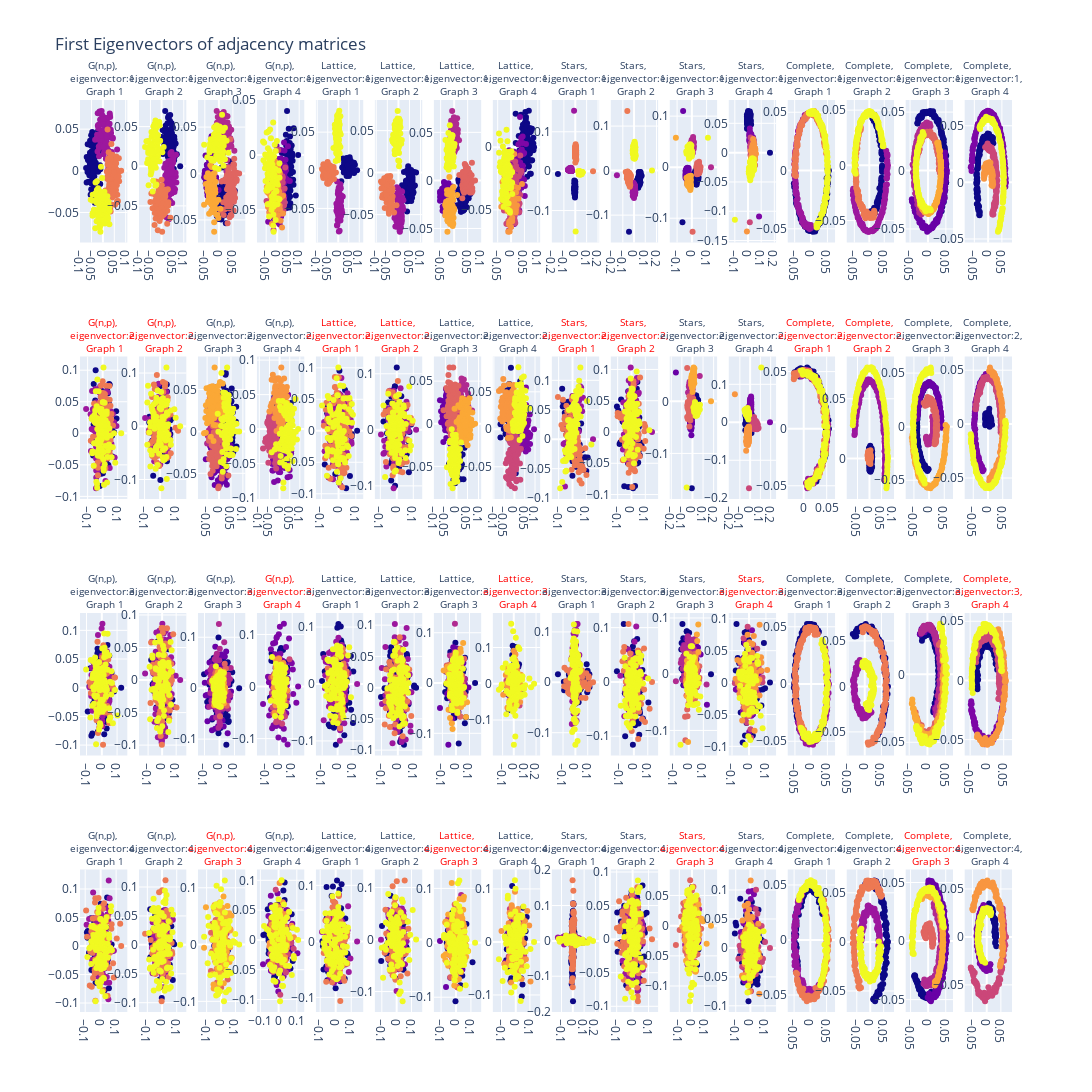

Notebook source saved alongside this figure:
### Code cell
# plot first 4 eigenvectors for each graph (4 x 4 subplots)
num_cols = 16
num_rows = 4
num_eigenvectors = 4
num_graphs = 4


subplot_titles =[]

for eigenvector_number in range(num_eigenvectors):
    for i, graph_cluster_type in enumerate(cluster_names):
        for graph_number in range(num_graphs):
            subplot_titles.append(f'{graph_cluster_type}, <br> eigenvector:{eigenvector_number+1}, <br> Graph {graph_number+1}')

fig = make_subplots(rows=num_rows, cols=num_cols, subplot_titles=(subplot_titles),column_widths=[20]*num_cols, row_heights=[20]*num_rows)
fig.update_annotations(dict(font=dict(size=10)))
fig.update_layout(height=1800, width=2200, title_text=f"First Eigenvectors of adjacency matrices", showlegend=False)
for i, graph_cluster_type in enumerate(cluster_names):
    for eigenvector_number in range(num_eigenvectors):
        for graph_number in range(num_graphs):
            eigenvector = eigenvectors_dict[graph_cluster_type][graph_number][:,eigenvector_number]
            fig.add_trace(go.Scatter(x=np.real(eigenvector), y=np.imag(eigenvector), mode='markers', marker=dict(color=cluster_colors[graph_number])), row=eigenvector_number+1, col=num_rows*i+1+graph_number)
            # make subtitle red
            g_and_evec = (graph_number, eigenvector_number)
            if g_and_evec in cluster_expansions:
                fig['layout']['annotations'][(eigenvector_number)*num_cols + num_rows*i+graph_number].update(dict(font=dict(color='red')))
fig.show()

### Figure 1 — Plotly figure (JSON) as saved in the notebook; plotly's stock layout.template omitted (floating-point values rounded to 4 significant figures; data arrays with more than 128 entries replaced by an {"elided": "..."} marker saying what was removed)
{"data": [{"marker": {"color": {"elided": "400 int values"}}, "mode": "markers", "type": "scatter", "x": {"elided": "400 float values"}, "xaxis": "x", "y": {"elided": "400 float values"}, "yaxis": "y"}, {"marker": {"color": {"elided": "400 int values"}}, "mode": "markers", "type": "scatter", "x": {"elided": "400 float values"}, "xaxis": "x2", "y": {"elided": "400 float values"}, "yaxis": "y2"}, {"marker": {"color": {"elided": "600 int values"}}, "mode": "markers", "type": "scatter", "x": {"elided": "600 float values"}, "xaxis": "x3", "y": {"elided": "600 float values"}, "yaxis": "y3"}, {"marker": {"color": {"elided": "500 int values"}}, "mode": "markers", "type": "scatter", "x": {"elided": "500 float values"}, "xaxis": "x4", "y": {"elided": "500 float values"}, "yaxis": "y4"}, {"marker": {"color": {"elided": "400 int values"}}, "mode": "markers", "type": "scatter", "x": {"elided": "400 float values"}, "xaxis": "x17", "y": {"elided": "400 float values"}, "yaxis": "y17"}, {"marker": {"color": {"elided": "400 int values"}}, "mode": "markers", "type": "scatter", "x": {"elided": "400 float values"}, "xaxis": "x18", "y": {"elided": "400 float values"}, "yaxis": "y18"}, {"marker": {"color": {"elided": "600 int values"}}, "mode": "markers", "type": "scatter", "x": {"elided": "600 float values"}, "xaxis": "x19", "y": {"elided": "600 float values"}, "yaxis": "y19"}, {"marker": {"color": {"elided": "500 int values"}}, "mode": "markers", "type": "scatter", "x": {"elided": "500 float values"}, "xaxis": "x20", "y": {"elided": "500 float values"}, "yaxis": "y20"}, {"marker": {"color": {"elided": "400 int values"}}, "mode": "markers", "type": "scatter", "x": {"elided": "400 float values"}, "xaxis": "x33", "y": {"elided": "400 float values"}, "yaxis": "y33"}, {"marker": {"color": {"elided": "400 int values"}}, "mode": "markers", "type": "scatter", "x": {"elided": "400 float values"}, "xaxis": "x34", "y": {"elided": "400 float values"}, "yaxis": "y34"}, {"marker": {"color": {"elided": "600 int values"}}, "mode": "markers", "type": "scatter", "x": {"elided": "600 float values"}, "xaxis": "x35", "y": {"elided": "600 float values"}, "yaxis": "y35"}, {"marker": {"color": {"elided": "500 int values"}}, "mode": "markers", "type": "scatter", "x": {"elided": "500 float values"}, "xaxis": "x36", "y": {"elided": "500 float values"}, "yaxis": "y36"}, {"marker": {"color": {"elided": "400 int values"}}, "mode": "markers", "type": "scatter", "x": {"elided": "400 float values"}, "xaxis": "x49", "y": {"elided": "400 float values"}, "yaxis": "y49"}, {"marker": {"color": {"elided": "400 int values"}}, "mode": "markers", "type": "scatter", "x": {"elided": "400 float values"}, "xaxis": "x50", "y": {"elided": "400 float values"}, "yaxis": "y50"}, {"marker": {"color": {"elided": "600 int values"}}, "mode": "markers", "type": "scatter", "x": {"elided": "600 float values"}, "xaxis": "x51", "y": {"elided": "600 float values"}, "yaxis": "y51"}, {"marker": {"color": {"elided": "500 int values"}}, "mode": "markers", "type": "scatter", "x": {"elided": "500 float values"}, "xaxis": "x52", "y": {"elided": "500 float values"}, "yaxis": "y52"}, {"marker": {"color": {"elided": "400 int values"}}, "mode": "markers", "type": "scatter", "x": {"elided": "400 float values"}, "xaxis": "x5", "y": {"elided": "400 float values"}, "yaxis": "y5"}, {"marker": {"color": {"elided": "400 int values"}}, "mode": "markers", "type": "scatter", "x": {"elided": "400 float values"}, "xaxis": "x6", "y": {"elided": "400 float values"}, "yaxis": "y6"}, {"marker": {"color": {"elided": "600 int values"}}, "mode": "markers", "type": "scatter", "x": {"elided": "600 float values"}, "xaxis": "x7", "y": {"elided": "600 float values"}, "yaxis": "y7"}, {"marker": {"color": {"elided": "500 int values"}}, "mode": "markers", "type": "scatter", "x": {"elided": "500 float values"}, "xaxis": "x8", "y": {"elided": "500 float values"}, "yaxis": "y8"}, {"marker": {"color": {"elided": "400 int values"}}, "mode": "markers", "type": "scatter", "x": {"elided": "400 float values"}, "xaxis": "x21", "y": {"elided": "400 float values"}, "yaxis": "y21"}, {"marker": {"color": {"elided": "400 int values"}}, "mode": "markers", "type": "scatter", "x": {"elided": "400 float values"}, "xaxis": "x22", "y": {"elided": "400 float values"}, "yaxis": "y22"}, {"marker": {"color": {"elided": "600 int values"}}, "mode": "markers", "type": "scatter", "x": {"elided": "600 float values"}, "xaxis": "x23", "y": {"elided": "600 float values"}, "yaxis": "y23"}, {"marker": {"color": {"elided": "500 int values"}}, "mode": "markers", "type": "scatter", "x": {"elided": "500 float values"}, "xaxis": "x24", "y": {"elided": "500 float values"}, "yaxis": "y24"}, {"marker": {"color": {"elided": "400 int values"}}, "mode": "markers", "type": "scatter", "x": {"elided": "400 float values"}, "xaxis": "x37", "y": {"elided": "400 float values"}, "yaxis": "y37"}, {"marker": {"color": {"elided": "400 int values"}}, "mode": "markers", "type": "scatter", "x": {"elided": "400 float values"}, "xaxis": "x38", "y": {"elided": "400 float values"}, "yaxis": "y38"}, {"marker": {"color": {"elided": "600 int values"}}, "mode": "markers", "type": "scatter", "x": {"elided": "600 float values"}, "xaxis": "x39", "y": {"elided": "600 float values"}, "yaxis": "y39"}, {"marker": {"color": {"elided": "500 int values"}}, "mode": "markers", "type": "scatter", "x": {"elided": "500 float values"}, "xaxis": "x40", "y": {"elided": "500 float values"}, "yaxis": "y40"}, {"marker": {"color": {"elided": "400 int values"}}, "mode": "markers", "type": "scatter", "x": {"elided": "400 float values"}, "xaxis": "x53", "y": {"elided": "400 float values"}, "yaxis": "y53"}, {"marker": {"color": {"elided": "400 int values"}}, "mode": "markers", "type": "scatter", "x": {"elided": "400 float values"}, "xaxis": "x54", "y": {"elided": "400 float values"}, "yaxis": "y54"}, {"marker": {"color": {"elided": "600 int values"}}, "mode": "markers", "type": "scatter", "x": {"elided": "600 float values"}, "xaxis": "x55", "y": {"elided": "600 float values"}, "yaxis": "y55"}, {"marker": {"color": {"elided": "500 int values"}}, "mode": "markers", "type": "scatter", "x": {"elided": "500 float values"}, "xaxis": "x56", "y": {"elided": "500 float values"}, "yaxis": "y56"}, {"marker": {"color": {"elided": "400 int values"}}, "mode": "markers", "type": "scatter", "x": {"elided": "400 float values"}, "xaxis": "x9", "y": {"elided": "400 float values"}, "yaxis": "y9"}, {"marker": {"color": {"elided": "400 int values"}}, "mode": "markers", "type": "scatter", "x": {"elided": "400 float values"}, "xaxis": "x10", "y": {"elided": "400 float values"}, "yaxis": "y10"}, {"marker": {"color": {"elided": "600 int values"}}, "mode": "markers", "type": "scatter", "x": {"elided": "600 float values"}, "xaxis": "x11", "y": {"elided": "600 float values"}, "yaxis": "y11"}, {"marker": {"color": {"elided": "500 int values"}}, "mode": "markers", "type": "scatter", "x": {"elided": "500 float values"}, "xaxis": "x12", "y": {"elided": "500 float values"}, "yaxis": "y12"}, {"marker": {"color": {"elided": "400 int values"}}, "mode": "markers", "type": "scatter", "x": {"elided": "400 float values"}, "xaxis": "x25", "y": {"elided": "400 float values"}, "yaxis": "y25"}, {"marker": {"color": {"elided": "400 int values"}}, "mode": "markers", "type": "scatter", "x": {"elided": "400 float values"}, "xaxis": "x26", "y": {"elided": "400 float values"}, "yaxis": "y26"}, {"marker": {"color": {"elided": "600 int values"}}, "mode": "markers", "type": "scatter", "x": {"elided": "600 float values"}, "xaxis": "x27", "y": {"elided": "600 float values"}, "yaxis": "y27"}, {"marker": {"color": {"elided": "500 int values"}}, "mode": "markers", "type": "scatter", "x": {"elided": "500 float values"}, "xaxis": "x28", "y": {"elided": "500 float values"}, "yaxis": "y28"}, {"marker": {"color": {"elided": "400 int values"}}, "mode": "markers", "type": "scatter", "x": {"elided": "400 float values"}, "xaxis": "x41", "y": {"elided": "400 float values"}, "yaxis": "y41"}, {"marker": {"color": {"elided": "400 int values"}}, "mode": "markers", "type": "scatter", "x": {"elided": "400 float values"}, "xaxis": "x42", "y": {"elided": "400 float values"}, "yaxis": "y42"}, {"marker": {"color": {"elided": "600 int values"}}, "mode": "markers", "type": "scatter", "x": {"elided": "600 float values"}, "xaxis": "x43", "y": {"elided": "600 float values"}, "yaxis": "y43"}, {"marker": {"color": {"elided": "500 int values"}}, "mode": "markers", "type": "scatter", "x": {"elided": "500 float values"}, "xaxis": "x44", "y": {"elided": "500 float values"}, "yaxis": "y44"}, {"marker": {"color": {"elided": "400 int values"}}, "mode": "markers", "type": "scatter", "x": {"elided": "400 float values"}, "xaxis": "x57", "y": {"elided": "400 float values"}, "yaxis": "y57"}, {"marker": {"color": {"elided": "400 int values"}}, "mode": "markers", "type": "scatter", "x": {"elided": "400 float values"}, "xaxis": "x58", "y": {"elided": "400 float values"}, "yaxis": "y58"}, {"marker": {"color": {"elided": "600 int values"}}, "mode": "markers", "type": "scatter", "x": {"elided": "600 float values"}, "xaxis": "x59", "y": {"elided": "600 float values"}, "yaxis": "y59"}, {"marker": {"color": {"elided": "500 int values"}}, "mode": "markers", "type": "scatter", "x": {"elided": "500 float values"}, "xaxis": "x60", "y": {"elided": "500 float values"}, "yaxis": "y60"}, {"marker": {"color": {"elided": "400 int values"}}, "mode": "markers", "type": "scatter", "x": {"elided": "400 float values"}, "xaxis": "x13", "y": {"elided": "400 float values"}, "yaxis": "y13"}, {"marker": {"color": {"elided": "400 int values"}}, "mode": "markers", "type": "scatter", "x": {"elided": "400 float values"}, "xaxis": "x14", "y": {"elided": "400 float values"}, "yaxis": "y14"}, {"marker": {"color": {"elided": "600 int values"}}, "mode": "markers", "type": "scatter", "x": {"elided": "600 float values"}, "xaxis": "x15", "y": {"elided": "600 float values"}, "yaxis": "y15"}, {"marker": {"color": {"elided": "500 int values"}}, "mode": "markers", "type": "scatter", "x": {"elided": "500 float values"}, "xaxis": "x16", "y": {"elided": "500 float values"}, "yaxis": "y16"}, {"marker": {"color": {"elided": "400 int values"}}, "mode": "markers", "type": "scatter", "x": {"elided": "400 float values"}, "xaxis": "x29", "y": {"elided": "400 float values"}, "yaxis": "y29"}, {"marker": {"color": {"elided": "400 int values"}}, "mode": "markers", "type": "scatter", "x": {"elided": "400 float values"}, "xaxis": "x30", "y": {"elided": "400 float values"}, "yaxis": "y30"}, {"marker": {"color": {"elided": "600 int values"}}, "mode": "markers", "type": "scatter", "x": {"elided": "600 float values"}, "xaxis": "x31", "y": {"elided": "600 float values"}, "yaxis": "y31"}, {"marker": {"color": {"elided": "500 int values"}}, "mode": "markers", "type": "scatter", "x": {"elided": "500 float values"}, "xaxis": "x32", "y": {"elided": "500 float values"}, "yaxis": "y32"}, {"marker": {"color": {"elided": "400 int values"}}, "mode": "markers", "type": "scatter", "x": {"elided": "400 float values"}, "xaxis": "x45", "y": {"elided": "400 float values"}, "yaxis": "y45"}, {"marker": {"color": {"elided": "400 int values"}}, "mode": "markers", "type": "scatter", "x": {"elided": "400 float values"}, "xaxis": "x46", "y": {"elided": "400 float values"}, "yaxis": "y46"}, {"marker": {"color": {"elided": "600 int values"}}, "mode": "markers", "type": "scatter", "x": {"elided": "600 float values"}, "xaxis": "x47", "y": {"elided": "600 float values"}, "yaxis": "y47"}, {"marker": {"color": {"elided": "500 int values"}}, "mode": "markers", "type": "scatter", "x": {"elided": "500 float values"}, "xaxis": "x48", "y": {"elided": "500 float values"}, "yaxis": "y48"}, {"marker": {"color": {"elided": "400 int values"}}, "mode": "markers", "type": "scatter", "x": {"elided": "400 float values"}, "xaxis": "x61", "y": {"elided": "400 float values"}, "yaxis": "y61"}, {"marker": {"color": {"elided": "400 int values"}}, "mode": "markers", "type": "scatter", "x": {"elided": "400 float values"}, "xaxis": "x62", "y": {"elided": "400 float values"}, "yaxis": "y62"}, {"marker": {"color": {"elided": "600 int values"}}, "mode": "markers", "type": "scatter", "x": {"elided": "600 float values"}, "xaxis": "x63", "y": {"elided": "600 float values"}, "yaxis": "y63"}, {"marker": {"color": {"elided": "500 int values"}}, "mode": "markers", "type": "scatter", "x": {"elided": "500 float values"}, "xaxis": "x64", "y": {"elided": "500 float values"}, "yaxis": "y64"}], "layout": {"annotations": [{"font": {"size": 10}, "showarrow": false, "text": "G(n,p), <br> eigenvector:1, <br> Graph 1", "x": 0.02539, "xanchor": "center", "xref": "paper", "y": 1, "yanchor": "bottom", "yref": "paper"}, {"font": {"size": 10}, "showarrow": false, "text": "G(n,p), <br> eigenvector:1, <br> Graph 2", "x": 0.08867, "xanchor": "center", "xref": "paper", "y": 1, "yanchor": "bottom", "yref": "paper"}, {"font": {"size": 10}, "showarrow": false, "text": "G(n,p), <br> eigenvector:1, <br> Graph 3", "x": 0.152, "xanchor": "center", "xref": "paper", "y": 1, "yanchor": "bottom", "yref": "paper"}, {"font": {"size": 10}, "showarrow": false, "text": "G(n,p), <br> eigenvector:1, <br> Graph 4", "x": 0.2152, "xanchor": "center", "xref": "paper", "y": 1, "yanchor": "bottom", "yref": "paper"}, {"font": {"size": 10}, "showarrow": false, "text": "Lattice, <br> eigenvector:1, <br> Graph 1", "x": 0.2785, "xanchor": "center", "xref": "paper", "y": 1, "yanchor": "bottom", "yref": "paper"}, {"font": {"size": 10}, "showarrow": false, "text": "Lattice, <br> eigenvector:1, <br> Graph 2", "x": 0.3418, "xanchor": "center", "xref": "paper", "y": 1, "yanchor": "bottom", "yref": "paper"}, {"font": {"size": 10}, "showarrow": false, "text": "Lattice, <br> eigenvector:1, <br> Graph 3", "x": 0.4051, "xanchor": "center", "xref": "paper", "y": 1, "yanchor": "bottom", "yref": "paper"}, {"font": {"size": 10}, "showarrow": false, "text": "Lattice, <br> eigenvector:1, <br> Graph 4", "x": 0.4684, "xanchor": "center", "xref": "paper", "y": 1, "yanchor": "bottom", "yref": "paper"}, {"font": {"size": 10}, "showarrow": false, "text": "Stars, <br> eigenvector:1, <br> Graph 1", "x": 0.5316, "xanchor": "center", "xref": "paper", "y": 1, "yanchor": "bottom", "yref": "paper"}, {"font": {"size": 10}, "showarrow": false, "text": "Stars, <br> eigenvector:1, <br> Graph 2", "x": 0.5949, "xanchor": "center", "xref": "paper", "y": 1, "yanchor": "bottom", "yref": "paper"}, {"font": {"size": 10}, "showarrow": false, "text": "Stars, <br> eigenvector:1, <br> Graph 3", "x": 0.6582, "xanchor": "center", "xref": "paper", "y": 1, "yanchor": "bottom", "yref": "paper"}, {"font": {"size": 10}, "showarrow": false, "text": "Stars, <br> eigenvector:1, <br> Graph 4", "x": 0.7215, "xanchor": "center", "xref": "paper", "y": 1, "yanchor": "bottom", "yref": "paper"}, {"font": {"size": 10}, "showarrow": false, "text": "Complete, <br> eigenvector:1, <br> Graph 1", "x": 0.7848, "xanchor": "center", "xref": "paper", "y": 1, "yanchor": "bottom", "yref": "paper"}, {"font": {"size": 10}, "showarrow": false, "text": "Complete, <br> eigenvector:1, <br> Graph 2", "x": 0.848, "xanchor": "center", "xref": "paper", "y": 1, "yanchor": "bottom", "yref": "paper"}, {"font": {"size": 10}, "showarrow": false, "text": "Complete, <br> eigenvector:1, <br> Graph 3", "x": 0.9113, "xanchor": "center", "xref": "paper", "y": 1, "yanchor": "bottom", "yref": "paper"}, {"font": {"size": 10}, "showarrow": false, "text": "Complete, <br> eigenvector:1, <br> Graph 4", "x": 0.9746, "xanchor": "center", "xref": "paper", "y": 1, "yanchor": "bottom", "yref": "paper"}, {"font": {"color": "red", "size": 10}, "showarrow": false, "text": "G(n,p), <br> eigenvector:2, <br> Graph 1", "x": 0.02539, "xanchor": "center", "xref": "paper", "y": 0.7188, "yanchor": "bottom", "yref": "paper"}, {"font": {"color": "red", "size": 10}, "showarrow": false, "text": "G(n,p), <br> eigenvector:2, <br> Graph 2", "x": 0.08867, "xanchor": "center", "xref": "paper", "y": 0.7188, "yanchor": "bottom", "yref": "paper"}, {"font": {"size": 10}, "showarrow": false, "text": "G(n,p), <br> eigenvector:2, <br> Graph 3", "x": 0.152, "xanchor": "center", "xref": "paper", "y": 0.7188, "yanchor": "bottom", "yref": "paper"}, {"font": {"size": 10}, "showarrow": false, "text": "G(n,p), <br> eigenvector:2, <br> Graph 4", "x": 0.2152, "xanchor": "center", "xref": "paper", "y": 0.7188, "yanchor": "bottom", "yref": "paper"}, {"font": {"color": "red", "size": 10}, "showarrow": false, "text": "Lattice, <br> eigenvector:2, <br> Graph 1", "x": 0.2785, "xanchor": "center", "xref": "paper", "y": 0.7188, "yanchor": "bottom", "yref": "paper"}, {"font": {"color": "red", "size": 10}, "showarrow": false, "text": "Lattice, <br> eigenvector:2, <br> Graph 2", "x": 0.3418, "xanchor": "center", "xref": "paper", "y": 0.7188, "yanchor": "bottom", "yref": "paper"}, {"font": {"size": 10}, "showarrow": false, "text": "Lattice, <br> eigenvector:2, <br> Graph 3", "x": 0.4051, "xanchor": "center", "xref": "paper", "y": 0.7188, "yanchor": "bottom", "yref": "paper"}, {"font": {"size": 10}, "showarrow": false, "text": "Lattice, <br> eigenvector:2, <br> Graph 4", "x": 0.4684, "xanchor": "center", "xref": "paper", "y": 0.7188, "yanchor": "bottom", "yref": "paper"}, {"font": {"color": "red", "size": 10}, "showarrow": false, "text": "Stars, <br> eigenvector:2, <br> Graph 1", "x": 0.5316, "xanchor": "center", "xref": "paper", "y": 0.7188, "yanchor": "bottom", "yref": "paper"}, {"font": {"color": "red", "size": 10}, "showarrow": false, "text": "Stars, <br> eigenvector:2, <br> Graph 2", "x": 0.5949, "xanchor": "center", "xref": "paper", "y": 0.7188, "yanchor": "bottom", "yref": "paper"}, {"font": {"size": 10}, "showarrow": false, "text": "Stars, <br> eigenvector:2, <br> Graph 3", "x": 0.6582, "xanchor": "center", "xref": "paper", "y": 0.7188, "yanchor": "bottom", "yref": "paper"}, {"font": {"size": 10}, "showarrow": false, "text": "Stars, <br> eigenvector:2, <br> Graph 4", "x": 0.7215, "xanchor": "center", "xref": "paper", "y": 0.7188, "yanchor": "bottom", "yref": "paper"}, {"font": {"color": "red", "size": 10}, "showarrow": false, "text": "Complete, <br> eigenvector:2, <br> Graph 1", "x": 0.7848, "xanchor": "center", "xref": "paper", "y": 0.7188, "yanchor": "bottom", "yref": "paper"}, {"font": {"color": "red", "size": 10}, "showarrow": false, "text": "Complete, <br> eigenvector:2, <br> Graph 2", "x": 0.848, "xanchor": "center", "xref": "paper", "y": 0.7188, "yanchor": "bottom", "yref": "paper"}, {"font": {"size": 10}, "showarrow": false, "text": "Complete, <br> eigenvector:2, <br> Graph 3", "x": 0.9113, "xanchor": "center", "xref": "paper", "y": 0.7188, "yanchor": "bottom", "yref": "paper"}, {"font": {"size": 10}, "showarrow": false, "text": "Complete, <br> eigenvector:2, <br> Graph 4", "x": 0.9746, "xanchor": "center", "xref": "paper", "y": 0.7188, "yanchor": "bottom", "yref": "paper"}, {"font": {"size": 10}, "showarrow": false, "text": "G(n,p), <br> eigenvector:3, <br> Graph 1", "x": 0.02539, "xanchor": "center", "xref": "paper", "y": 0.4375, "yanchor": "bottom", "yref": "paper"}, {"font": {"size": 10}, "showarrow": false, "text": "G(n,p), <br> eigenvector:3, <br> Graph 2", "x": 0.08867, "xanchor": "center", "xref": "paper", "y": 0.4375, "yanchor": "bottom", "yref": "paper"}, {"font": {"size": 10}, "showarrow": false, "text": "G(n,p), <br> eigenvector:3, <br> Graph 3", "x": 0.152, "xanchor": "center", "xref": "paper", "y": 0.4375, "yanchor": "bottom", "yref": "paper"}, {"font": {"color": "red", "size": 10}, "showarrow": false, "text": "G(n,p), <br> eigenvector:3, <br> Graph 4", "x": 0.2152, "xanchor": "center", "xref": "paper", "y": 0.4375, "yanchor": "bottom", "yref": "paper"}, {"font": {"size": 10}, "showarrow": false, "text": "Lattice, <br> eigenvector:3, <br> Graph 1", "x": 0.2785, "xanchor": "center", "xref": "paper", "y": 0.4375, "yanchor": "bottom", "yref": "paper"}, {"font": {"size": 10}, "showarrow": false, "text": "Lattice, <br> eigenvector:3, <br> Graph 2", "x": 0.3418, "xanchor": "center", "xref": "paper", "y": 0.4375, "yanchor": "bottom", "yref": "paper"}, {"font": {"size": 10}, "showarrow": false, "text": "Lattice, <br> eigenvector:3, <br> Graph 3", "x": 0.4051, "xanchor": "center", "xref": "paper", "y": 0.4375, "yanchor": "bottom", "yref": "paper"}, {"font": {"color": "red", "size": 10}, "showarrow": false, "text": "Lattice, <br> eigenvector:3, <br> Graph 4", "x": 0.4684, "xanchor": "center", "xref": "paper", "y": 0.4375, "yanchor": "bottom", "yref": "paper"}, {"font": {"size": 10}, "showarrow": false, "text": "Stars, <br> eigenvector:3, <br> Graph 1", "x": 0.5316, "xanchor": "center", "xref": "paper", "y": 0.4375, "yanchor": "bottom", "yref": "paper"}, {"font": {"size": 10}, "showarrow": false, "text": "Stars, <br> eigenvector:3, <br> Graph 2", "x": 0.5949, "xanchor": "center", "xref": "paper", "y": 0.4375, "yanchor": "bottom", "yref": "paper"}, {"font": {"size": 10}, "showarrow": false, "text": "Stars, <br> eigenvector:3, <br> Graph 3", "x": 0.6582, "xanchor": "center", "xref": "paper", "y": 0.4375, "yanchor": "bottom", "yref": "paper"}, {"font": {"color": "red", "size": 10}, "showarrow": false, "text": "Stars, <br> eigenvector:3, <br> Graph 4", "x": 0.7215, "xanchor": "center", "xref": "paper", "y": 0.4375, "yanchor": "bottom", "yref": "paper"}, {"font": {"size": 10}, "showarrow": false, "text": "Complete, <br> eigenvector:3, <br> Graph 1", "x": 0.7848, "xanchor": "center", "xref": "paper", "y": 0.4375, "yanchor": "bottom", "yref": "paper"}, {"font": {"size": 10}, "showarrow": false, "text": "Complete, <br> eigenvector:3, <br> Graph 2", "x": 0.848, "xanchor": "center", "xref": "paper", "y": 0.4375, "yanchor": "bottom", "yref": "paper"}, {"font": {"size": 10}, "showarrow": false, "text": "Complete, <br> eigenvector:3, <br> Graph 3", "x": 0.9113, "xanchor": "center", "xref": "paper", "y": 0.4375, "yanchor": "bottom", "yref": "paper"}, {"font": {"color": "red", "size": 10}, "showarrow": false, "text": "Complete, <br> eigenvector:3, <br> Graph 4", "x": 0.9746, "xanchor": "center", "xref": "paper", "y": 0.4375, "yanchor": "bottom", "yref": "paper"}, {"font": {"size": 10}, "showarrow": false, "text": "G(n,p), <br> eigenvector:4, <br> Graph 1", "x": 0.02539, "xanchor": "center", "xref": "paper", "y": 0.1562, "yanchor": "bottom", "yref": "paper"}, {"font": {"size": 10}, "showarrow": false, "text": "G(n,p), <br> eigenvector:4, <br> Graph 2", "x": 0.08867, "xanchor": "center", "xref": "paper", "y": 0.1562, "yanchor": "bottom", "yref": "paper"}, {"font": {"color": "red", "size": 10}, "showarrow": false, "text": "G(n,p), <br> eigenvector:4, <br> Graph 3", "x": 0.152, "xanchor": "center", "xref": "paper", "y": 0.1562, "yanchor": "bottom", "yref": "paper"}, {"font": {"size": 10}, "showarrow": false, "text": "G(n,p), <br> eigenvector:4, <br> Graph 4", "x": 0.2152, "xanchor": "center", "xref": "paper", "y": 0.1562, "yanchor": "bottom", "yref": "paper"}, {"font": {"size": 10}, "showarrow": false, "text": "Lattice, <br> eigenvector:4, <br> Graph 1", "x": 0.2785, "xanchor": "center", "xref": "paper", "y": 0.1562, "yanchor": "bottom", "yref": "paper"}, {"font": {"size": 10}, "showarrow": false, "text": "Lattice, <br> eigenvector:4, <br> Graph 2", "x": 0.3418, "xanchor": "center", "xref": "paper", "y": 0.1562, "yanchor": "bottom", "yref": "paper"}, {"font": {"color": "red", "size": 10}, "showarrow": false, "text": "Lattice, <br> eigenvector:4, <br> Graph 3", "x": 0.4051, "xanchor": "center", "xref": "paper", "y": 0.1562, "yanchor": "bottom", "yref": "paper"}, {"font": {"size": 10}, "showarrow": false, "text": "Lattice, <br> eigenvector:4, <br> Graph 4", "x": 0.4684, "xanchor": "center", "xref": "paper", "y": 0.1562, "yanchor": "bottom", "yref": "paper"}, {"font": {"size": 10}, "showarrow": false, "text": "Stars, <br> eigenvector:4, <br> Graph 1", "x": 0.5316, "xanchor": "center", "xref": "paper", "y": 0.1562, "yanchor": "bottom", "yref": "paper"}, {"font": {"size": 10}, "showarrow": false, "text": "Stars, <br> eigenvector:4, <br> Graph 2", "x": 0.5949, "xanchor": "center", "xref": "paper", "y": 0.1562, "yanchor": "bottom", "yref": "paper"}, {"font": {"color": "red", "size": 10}, "showarrow": false, "text": "Stars, <br> eigenvector:4, <br> Graph 3", "x": 0.6582, "xanchor": "center", "xref": "paper", "y": 0.1562, "yanchor": "bottom", "yref": "paper"}, {"font": {"size": 10}, "showarrow": false, "text": "Stars, <br> eigenvector:4, <br> Graph 4", "x": 0.7215, "xanchor": "center", "xref": "paper", "y": 0.1562, "yanchor": "bottom", "yref": "paper"}, {"font": {"size": 10}, "showarrow": false, "text": "Complete, <br> eigenvector:4, <br> Graph 1", "x": 0.7848, "xanchor": "center", "xref": "paper", "y": 0.1562, "yanchor": "bottom", "yref": "paper"}, {"font": {"size": 10}, "showarrow": false, "text": "Complete, <br> eigenvector:4, <br> Graph 2", "x": 0.848, "xanchor": "center", "xref": "paper", "y": 0.1562, "yanchor": "bottom", "yref": "paper"}, {"font": {"color": "red", "size": 10}, "showarrow": false, "text": "Complete, <br> eigenvector:4, <br> Graph 3", "x": 0.9113, "xanchor": "center", "xref": "paper", "y": 0.1562, "yanchor": "bottom", "yref": "paper"}, {"font": {"size": 10}, "showarrow": false, "text": "Complete, <br> eigenvector:4, <br> Graph 4", "x": 0.9746, "xanchor": "center", "xref": "paper", "y": 0.1562, "yanchor": "bottom", "yref": "paper"}], "height": 1800, "showlegend": false, "title": {"text": "First Eigenvectors of adjacency matrices"}, "width": 2200, "xaxis": {"anchor": "y", "domain": [0, 0.05078]}, "xaxis10": {"anchor": "y10", "domain": [0.5695, 0.6203]}, "xaxis11": {"anchor": "y11", "domain": [0.6328, 0.6836]}, "xaxis12": {"anchor": "y12", "domain": [0.6961, 0.7469]}, "xaxis13": {"anchor": "y13", "domain": [0.7594, 0.8102]}, "xaxis14": {"anchor": "y14", "domain": [0.8227, 0.8734]}, "xaxis15": {"anchor": "y15", "domain": [0.8859, 0.9367]}, "xaxis16": {"anchor": "y16", "domain": [0.9492, 1]}, "xaxis17": {"anchor": "y17", "domain": [0, 0.05078]}, "xaxis18": {"anchor": "y18", "domain": [0.06328, 0.1141]}, "xaxis19": {"anchor": "y19", "domain": [0.1266, 0.1773]}, "xaxis2": {"anchor": "y2", "domain": [0.06328, 0.1141]}, "xaxis20": {"anchor": "y20", "domain": [0.1898, 0.2406]}, "xaxis21": {"anchor": "y21", "domain": [0.2531, 0.3039]}, "xaxis22": {"anchor": "y22", "domain": [0.3164, 0.3672]}, "xaxis23": {"anchor": "y23", "domain": [0.3797, 0.4305]}, "xaxis24": {"anchor": "y24", "domain": [0.443, 0.4938]}, "xaxis25": {"anchor": "y25", "domain": [0.5062, 0.557]}, "xaxis26": {"anchor": "y26", "domain": [0.5695, 0.6203]}, "xaxis27": {"anchor": "y27", "domain": [0.6328, 0.6836]}, "xaxis28": {"anchor": "y28", "domain": [0.6961, 0.7469]}, "xaxis29": {"anchor": "y29", "domain": [0.7594, 0.8102]}, "xaxis3": {"anchor": "y3", "domain": [0.1266, 0.1773]}, "xaxis30": {"anchor": "y30", "domain": [0.8227, 0.8734]}, "xaxis31": {"anchor": "y31", "domain": [0.8859, 0.9367]}, "xaxis32": {"anchor": "y32", "domain": [0.9492, 1]}, "xaxis33": {"anchor": "y33", "domain": [0, 0.05078]}, "xaxis34": {"anchor": "y34", "domain": [0.06328, 0.1141]}, "xaxis35": {"anchor": "y35", "domain": [0.1266, 0.1773]}, "xaxis36": {"anchor": "y36", "domain": [0.1898, 0.2406]}, "xaxis37": {"anchor": "y37", "domain": [0.2531, 0.3039]}, "xaxis38": {"anchor": "y38", "domain": [0.3164, 0.3672]}, "xaxis39": {"anchor": "y39", "domain": [0.3797, 0.4305]}, "xaxis4": {"anchor": "y4", "domain": [0.1898, 0.2406]}, "xaxis40": {"anchor": "y40", "domain": [0.443, 0.4938]}, "xaxis41": {"anchor": "y41", "domain": [0.5062, 0.557]}, "xaxis42": {"anchor": "y42", "domain": [0.5695, 0.6203]}, "xaxis43": {"anchor": "y43", "domain": [0.6328, 0.6836]}, "xaxis44": {"anchor": "y44", "domain": [0.6961, 0.7469]}, "xaxis45": {"anchor": "y45", "domain": [0.7594, 0.8102]}, "xaxis46": {"anchor": "y46", "domain": [0.8227, 0.8734]}, "xaxis47": {"anchor": "y47", "domain": [0.8859, 0.9367]}, "xaxis48": {"anchor": "y48", "domain": [0.9492, 1]}, "xaxis49": {"anchor": "y49", "domain": [0, 0.05078]}, "xaxis5": {"anchor": "y5", "domain": [0.2531, 0.3039]}, "xaxis50": {"anchor": "y50", "domain": [0.06328, 0.1141]}, "xaxis51": {"anchor": "y51", "domain": [0.1266, 0.1773]}, "xaxis52": {"anchor": "y52", "domain": [0.1898, 0.2406]}, "xaxis53": {"anchor": "y53", "domain": [0.2531, 0.3039]}, "xaxis54": {"anchor": "y54", "domain": [0.3164, 0.3672]}, "xaxis55": {"anchor": "y55", "domain": [0.3797, 0.4305]}, "xaxis56": {"anchor": "y56", "domain": [0.443, 0.4938]}, "xaxis57": {"anchor": "y57", "domain": [0.5062, 0.557]}, "xaxis58": {"anchor": "y58", "domain": [0.5695, 0.6203]}, "xaxis59": {"anchor": "y59", "domain": [0.6328, 0.6836]}, "xaxis6": {"anchor": "y6", "domain": [0.3164, 0.3672]}, "xaxis60": {"anchor": "y60", "domain": [0.6961, 0.7469]}, "xaxis61": {"anchor": "y61", "domain": [0.7594, 0.8102]}, "xaxis62": {"anchor": "y62", "domain": [0.8227, 0.8734]}, "xaxis63": {"anchor": "y63", "domain": [0.8859, 0.9367]}, "xaxis64": {"anchor": "y64", "domain": [0.9492, 1]}, "xaxis7": {"anchor": "y7", "domain": [0.3797, 0.4305]}, "xaxis8": {"anchor": "y8", "domain": [0.443, 0.4938]}, "xaxis9": {"anchor": "y9", "domain": [0.5062, 0.557]}, "yaxis": {"anchor": "x", "domain": [0.8438, 1]}, "yaxis10": {"anchor": "x10", "domain": [0.8438, 1]}, "yaxis11": {"anchor": "x11", "domain": [0.8438, 1]}, "yaxis12": {"anchor": "x12", "domain": [0.8438, 1]}, "yaxis13": {"anchor": "x13", "domain": [0.8438, 1]}, "yaxis14": {"anchor": "x14", "domain": [0.8438, 1]}, "yaxis15": {"anchor": "x15", "domain": [0.8438, 1]}, "yaxis16": {"anchor": "x16", "domain": [0.8438, 1]}, "yaxis17": {"anchor": "x17", "domain": [0.5625, 0.7188]}, "yaxis18": {"anchor": "x18", "domain": [0.5625, 0.7188]}, "yaxis19": {"anchor": "x19", "domain": [0.5625, 0.7188]}, "yaxis2": {"anchor": "x2", "domain": [0.8438, 1]}, "yaxis20": {"anchor": "x20", "domain": [0.5625, 0.7188]}, "yaxis21": {"anchor": "x21", "domain": [0.5625, 0.7188]}, "yaxis22": {"anchor": "x22", "domain": [0.5625, 0.7188]}, "yaxis23": {"anchor": "x23", "domain": [0.5625, 0.7188]}, "yaxis24": {"anchor": "x24", "domain": [0.5625, 0.7188]}, "yaxis25": {"anchor": "x25", "domain": [0.5625, 0.7188]}, "yaxis26": {"anchor": "x26", "domain": [0.5625, 0.7188]}, "yaxis27": {"anchor": "x27", "domain": [0.5625, 0.7188]}, "yaxis28": {"anchor": "x28", "domain": [0.5625, 0.7188]}, "yaxis29": {"anchor": "x29", "domain": [0.5625, 0.7188]}, "yaxis3": {"anchor": "x3", "domain": [0.8438, 1]}, "yaxis30": {"anchor": "x30", "domain": [0.5625, 0.7188]}, "yaxis31": {"anchor": "x31", "domain": [0.5625, 0.7188]}, "yaxis32": {"anchor": "x32", "domain": [0.5625, 0.7188]}, "yaxis33": {"anchor": "x33", "domain": [0.2812, 0.4375]}, "yaxis34": {"anchor": "x34", "domain": [0.2812, 0.4375]}, "yaxis35": {"anchor": "x35", "domain": [0.2812, 0.4375]}, "yaxis36": {"anchor": "x36", "domain": [0.2812, 0.4375]}, "yaxis37": {"anchor": "x37", "domain": [0.2812, 0.4375]}, "yaxis38": {"anchor": "x38", "domain": [0.2812, 0.4375]}, "yaxis39": {"anchor": "x39", "domain": [0.2812, 0.4375]}, "yaxis4": {"anchor": "x4", "domain": [0.8438, 1]}, "yaxis40": {"anchor": "x40", "domain": [0.2812, 0.4375]}, "yaxis41": {"anchor": "x41", "domain": [0.2812, 0.4375]}, "yaxis42": {"anchor": "x42", "domain": [0.2812, 0.4375]}, "yaxis43": {"anchor": "x43", "domain": [0.2812, 0.4375]}, "yaxis44": {"anchor": "x44", "domain": [0.2812, 0.4375]}, "yaxis45": {"anchor": "x45", "domain": [0.2812, 0.4375]}, "yaxis46": {"anchor": "x46", "domain": [0.2812, 0.4375]}, "yaxis47": {"anchor": "x47", "domain": [0.2812, 0.4375]}, "yaxis48": {"anchor": "x48", "domain": [0.2812, 0.4375]}, "yaxis49": {"anchor": "x49", "domain": [0, 0.1562]}, "yaxis5": {"anchor": "x5", "domain": [0.8438, 1]}, "yaxis50": {"anchor": "x50", "domain": [0, 0.1562]}, "yaxis51": {"anchor": "x51", "domain": [0, 0.1562]}, "yaxis52": {"anchor": "x52", "domain": [0, 0.1562]}, "yaxis53": {"anchor": "x53", "domain": [0, 0.1562]}, "yaxis54": {"anchor": "x54", "domain": [0, 0.1562]}, "yaxis55": {"anchor": "x55", "domain": [0, 0.1562]}, "yaxis56": {"anchor": "x56", "domain": [0, 0.1562]}, "yaxis57": {"anchor": "x57", "domain": [0, 0.1562]}, "yaxis58": {"anchor": "x58", "domain": [0, 0.1562]}, "yaxis59": {"anchor": "x59", "domain": [0, 0.1562]}, "yaxis6": {"anchor": "x6", "domain": [0.8438, 1]}, "yaxis60": {"anchor": "x60", "domain": [0, 0.1562]}, "yaxis61": {"anchor": "x61", "domain": [0, 0.1562]}, "yaxis62": {"anchor": "x62", "domain": [0, 0.1562]}, "yaxis63": {"anchor": "x63", "domain": [0, 0.1562]}, "yaxis64": {"anchor": "x64", "domain": [0, 0.1562]}, "yaxis7": {"anchor": "x7", "domain": [0.8438, 1]}, "yaxis8": {"anchor": "x8", "domain": [0.8438, 1]}, "yaxis9": {"anchor": "x9", "domain": [0.8438, 1]}}}
